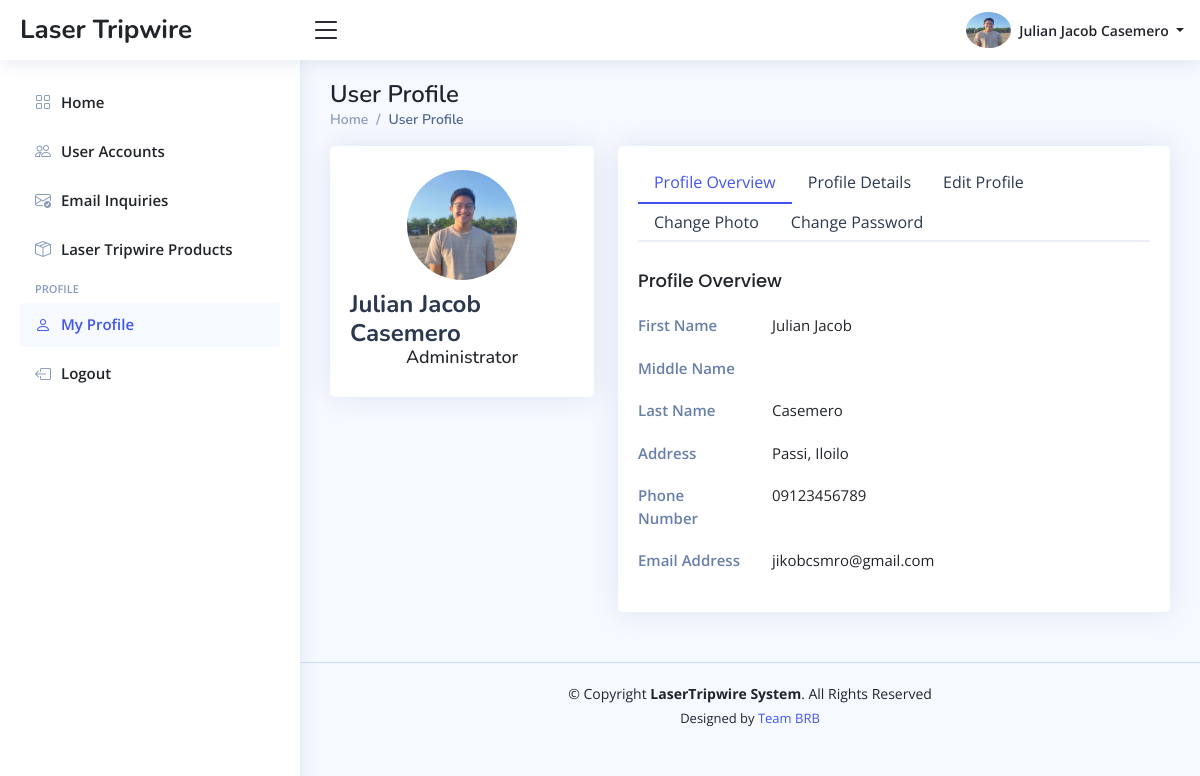
The app's page /xtrip/pages/admin/home.php?page=user-profile (signed in) with its own data.
### tables this page shows
CREATE TABLE `admin_info_tbl` (
  `tbl_row_id` int(11) NOT NULL,
  `admin_id` int(11) NOT NULL,
  `profile_picture` varchar(255) DEFAULT NULL,
  `gender` enum('Male','Female','Others') DEFAULT 'Others',
  `civil_status` enum('Single','Married','Divorced','Widowed') DEFAULT 'Single',
  `cellphone_number` varchar(100) NOT NULL,
  `telephone_number` varchar(100) DEFAULT NULL,
  `address` varchar(255) NOT NULL,
  `updated_at` timestamp NOT NULL DEFAULT current_timestamp() ON UPDATE current_timestamp()
);

CREATE TABLE `admin_accounts_tbl` (
  `admin_id` int(11) NOT NULL,
  `first_name` varchar(100) NOT NULL,
  `middle_name` varchar(100) DEFAULT NULL,
  `last_name` varchar(100) NOT NULL,
  `email_address` varchar(255) NOT NULL,
  `admin_password` varchar(255) NOT NULL,
  `role` varchar(100) DEFAULT 'Administrator',
  `reset_password_token` varchar(255) DEFAULT NULL,
  `password_token_expiry` datetime DEFAULT NULL,
  `created_at` timestamp NOT NULL DEFAULT current_timestamp(),
  `updated_at` timestamp NOT NULL DEFAULT current_timestamp() ON UPDATE current_timestamp()
);

### xtrip/pages/admin/pages/user-profile.php (the view, shortened to what this page needs)
<?php
    $active_tab = "overview";
?>
<main id="main" class="main">
    <?php include_once "../global-includes/page-titles.php"; ?>
    <section class="section profile">
        <div class="row">
            <div class="col-xl-4">
                <div class="card mb-2">
                    <div class="card-body profile-card pt-4 d-flex flex-column align-items-center">
                        <img
                            src="<?php echo htmlspecialchars($image_path . $profile_picture); ?>"
                            alt="Profile Picture"
                            class="rounded-circle"
                            id="profile-preview"
                            width="110" height="110">
                        <h2> <?php echo htmlspecialchars($first_name . " " . $last_name); ?> </h2>
                        <h3> <?php echo htmlspecialchars($role); ?> </h3>
                    </div>
                </div>
            </div>
            <div class="col-xl-8">
                <div class="card">
                    <div class="card-body pt-3">
                        <ul class="nav nav-tabs nav-tabs-bordered">
                            <li class="nav-item">
                                <button class="nav-link <?php echo htmlspecialchars($active_tab === "overview" ? "active" : ""); ?>" data-bs-toggle="tab" data-bs-target="#profile-overview"> Profile Overview </button>
                            </li>
                            <li class="nav-item">
                                <button class="nav-link" data-bs-toggle="tab" data-bs-target="#other-information"> Profile Details </button>
                            </li>
                            <li class="nav-item">
                                <button class="nav-link <?php echo htmlspecialchars($active_tab === "profile" ? "active" : ""); ?>" data-bs-toggle="tab" data-bs-target="#edit-information"> Edit Profile </button>
                            </li>
                            <li class="nav-item">
                                <button class="nav-link <?php echo htmlspecialchars($active_tab === "photo" ? "active" : ""); ?>" data-bs-toggle="tab" data-bs-target="#picture-edit"> Change Photo </button>
                            </li>
                            <li class="nav-item">
                                <button class="nav-link <?php echo htmlspecialchars($active_tab === "password" ? "active" : ""); ?>" data-bs-toggle="tab" data-bs-target="#change-password"> Change Password </button>
                            </li>
                        </ul>
                        <div class="tab-content pt-2">
                            <div class="tab-pane fade <?php echo htmlspecialchars($active_tab === "overview" ? "show active" : ""); ?> profile-overview custom-overview" id="profile-overview">
                                <h5 class="card-title"> Profile Overview </h5>
                                <div class="row">
                                    <div class="col-lg-3 col-md-4 label "> First Name </div>
                                    <div class="col-lg-9 col-md-8"> <?php echo htmlspecialchars($first_name); ?> </div>
                                </div>
                                <div class="row">
                                    <div class="col-lg-3 col-md-4 label "> Middle Name </div>
                                    <div class="col-lg-9 col-md-8"> <?php echo htmlspecialchars($middle_name); ?> </div>
                                </div>
                                <div class="row">
                                    <div class="col-lg-3 col-md-4 label "> Last Name </div>
                                    <div class="col-lg-9 col-md-8"> <?php echo htmlspecialchars($last_name); ?> </div>
                                </div>
                                <div class="row">
                                    <div class="col-lg-3 col-md-4 label"> Address </div>
                                    <div class="col-lg-9 col-md-8"> <?php echo htmlspecialchars($address); ?> </div>
                                </div>
                                <div class="row">
                                    <div class="col-lg-3 col-md-4 label"> Phone Number </div>
                                    <div class="col-lg-9 col-md-8"> <?php echo htmlspecialchars($phone_number); ?></div>
                                </div>
                                <div class="row">
                                    <div class="col-lg-3 col-md-4 label"> Email Address </div>
                                    <div class="col-lg-9 col-md-8"> <?php echo htmlspecialchars($email_address); ?> </div>
                                </div>
                            </div>
                        </div>
                    </div>
                </div>
            </div>
        </div>
    </section>
</main>

### xtrip/pages/admin/includes/nav-bar.php (shortened to what this page needs)
<header id="header" class="header fixed-top d-flex align-items-center">
    <div class="d-flex align-items-center justify-content-between">
        <a href="home.php?page=home" class="logo d-flex align-items-center">
            <span class="d-none d-lg-block"> Laser Tripwire </span>
        </a>
        <i class="bi bi-list toggle-sidebar-btn"></i>
    </div>
    <nav class="header-nav ms-auto">
        <ul class="d-flex align-items-center">
            <li class="nav-item dropdown pe-3">
                <a class="nav-link nav-profile d-flex align-items-center pe-0" href="#" data-bs-toggle="dropdown">
                    <img src="<?php echo htmlspecialchars($image_path . $profile_picture); ?>" alt="Profile Image" class="rounded-circle" width="45" height="45">
                    <span class="d-none d-md-block dropdown-toggle ps-2">
                        <?php echo htmlspecialchars($first_name . " " . $last_name); ?>
                    </span>
                </a>
            </li>
        </ul>
    </nav>
</header>

### xtrip/assets/main/css/main-style.css (style rules this page uses)
:root { scroll-behavior: smooth; }
body { font-family: "Open Sans", sans-serif; background: #f6f9ff; color: #444444; }
a { color: #4154f1; text-decoration: none; }
h1, h2, h3, h4, h5, h6 { font-family: "Nunito", sans-serif; }
#main { margin-top: 60px; padding: 20px 30px; transition: all 0.3s; }
.card { margin-bottom: 30px; border: none; border-radius: 5px; box-shadow: 0px 0 30px rgba(1, 41, 112, 0.1); }
.card-title { padding: 20px 0 15px 0; font-size: 18px; font-weight: 500; color: #212529; font-family: "Poppins", sans-serif; }
.card-body { padding: 0 20px 20px 20px; }
.nav-tabs-bordered { border-bottom: 2px solid #ebeef4; }
.nav-tabs-bordered .nav-link { margin-bottom: -2px; border: none; color: #2c384e; }
.nav-tabs-bordered .nav-link.active { background-color: #fff; color: #4154f1; border-bottom: 2px solid #4154f1; }
.logo { line-height: 1; }
@media (min-width: 1200px) { .logo { width: 280px; } }
.logo span { font-size: 26px; font-weight: 700; color: #212529; font-family: "Nunito", sans-serif; }
.header { transition: all 0.5s; z-index: 997; height: 60px; box-shadow: 0px 2px 20px rgba(1, 41, 112, 0.1); background-color: #fff; padding-left: 20px; }
.header .toggle-sidebar-btn { font-size: 32px; padding-left: 10px; cursor: pointer; color: #212529; }
.header-nav ul { list-style: none; }
.header-nav>ul { margin: 0; padding: 0; }
.header-nav .nav-profile { color: #212529; }
.header-nav .nav-profile img { max-height: 36px; }
.header-nav .nav-profile span { font-size: 14px; font-weight: 600; }
@media (min-width: 1200px) { #main, #footer { margin-left: 300px; } }
.profile .profile-card img { max-width: 120px; }
.profile .profile-card h2 { font-size: 24px; font-weight: 700; color: #2c384e; margin: 10px 0 0 0; }
.profile .profile-card h3 { font-size: 18px; }
.profile .profile-overview .row { margin-bottom: 20px; font-size: 15px; }
.profile .profile-overview .card-title { color: #212529; }
.profile .profile-overview .label { font-weight: 600; color: rgba(1, 41, 112, 0.6); }

### records on screen
admin_info_tbl: profile_picture (picture), admin.last_name "Julian Jacob Casemero", admin.role "Administrator", admin.first_name "Julian Jacob", admin.last_name "Casemero", address "Passi, Iloilo", cellphone_number "09123456789", admin.email_address "jikobcsmro@gmail.com"

### other values on screen
$page_titles[$page_name] "User Profile"
